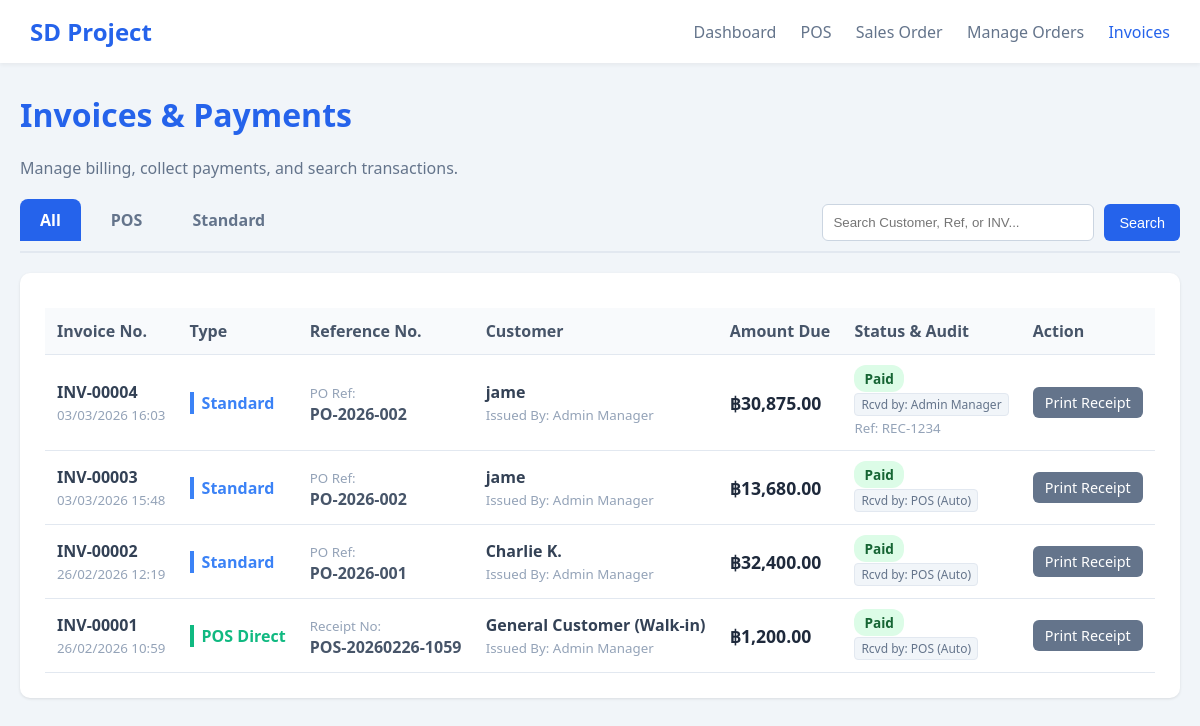
Before: /view_invoices.php (signed in) with the older database file.
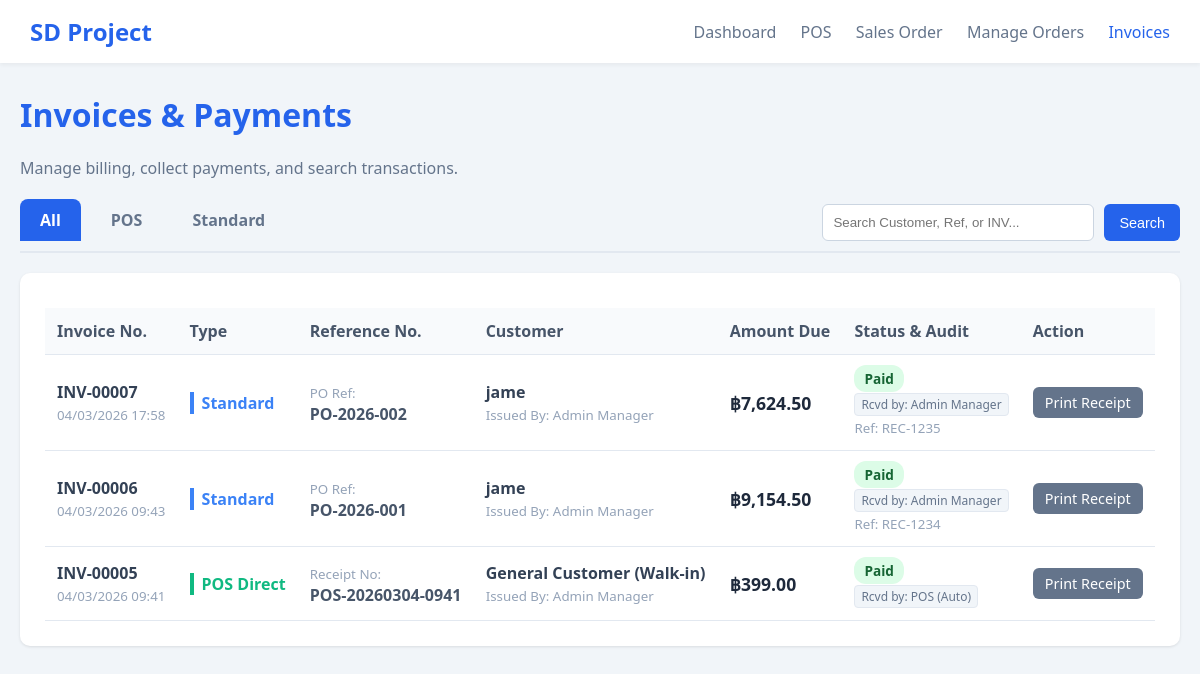
After: the same page with the newer database file.
### tables this page shows
CREATE TABLE `Invoices` (
  `invoice_id` int NOT NULL,
  `order_id` int NOT NULL,
  `invoice_type` enum('Standard','Direct') DEFAULT 'Standard',
  `invoice_date` datetime DEFAULT CURRENT_TIMESTAMP,
  `payment_status` enum('Pending','Paid','Cash') DEFAULT 'Pending',
  `issued_by` int DEFAULT NULL,
  `payment_method` varchar(50) DEFAULT 'Cash',
  `payment_date` datetime DEFAULT NULL,
  `transaction_id` varchar(100) DEFAULT NULL,
  `amount_received` decimal(10,2) DEFAULT NULL,
  `received_by` int DEFAULT NULL
);

CREATE TABLE `Orders` (
  `order_id` int NOT NULL,
  `po_ref` varchar(50) DEFAULT NULL,
  `order_type` enum('Standard','Direct') DEFAULT 'Standard',
  `customer_id` int NOT NULL,
  `employee_id` int NOT NULL,
  `order_date` datetime DEFAULT CURRENT_TIMESTAMP,
  `total_amount` decimal(10,2) DEFAULT '0.00',
  `discount_amount` decimal(10,2) DEFAULT '0.00',
  `net_total` decimal(10,2) DEFAULT '0.00',
  `status` enum('Pending','Shipped','Cancelled') DEFAULT 'Pending',
  `updated_at` datetime DEFAULT NULL ON UPDATE CURRENT_TIMESTAMP,
  `updated_by` int DEFAULT NULL,
  `is_deleted` tinyint(1) DEFAULT '0',
  `deleted_by` int DEFAULT NULL,
  `deleted_at` datetime DEFAULT NULL,
  `shipping_company` varchar(100) DEFAULT NULL,
  `tracking_number` varchar(100) DEFAULT NULL
);

CREATE TABLE `Customers` (
  `customer_id` int NOT NULL,
  `contact_name` varchar(100) NOT NULL,
  `address` text,
  `membership_level` enum('Standard','Premium') DEFAULT 'Standard',
  `is_deleted` tinyint(1) DEFAULT '0',
  `created_by` int DEFAULT NULL,
  `created_at` datetime DEFAULT CURRENT_TIMESTAMP,
  `deleted_by` int DEFAULT NULL,
  `deleted_at` datetime DEFAULT NULL
);

CREATE TABLE `Employees` (
  `employee_id` int NOT NULL,
  `employee_name` varchar(100) NOT NULL,
  `username` varchar(50) NOT NULL,
  `password` varchar(255) NOT NULL,
  `role` enum('Manager','Sales','Inventory') NOT NULL,
  `is_deleted` tinyint(1) DEFAULT '0',
  `created_at` datetime DEFAULT CURRENT_TIMESTAMP,
  `created_by` int DEFAULT NULL,
  `deleted_by` int DEFAULT NULL,
  `deleted_at` datetime DEFAULT NULL
);

### view_invoices.php (the view, shortened to what the changed rows need)
<?php
include 'db_connect.php';
$search = isset($_GET['search']) ? trim($_GET['search']) : '';
$where_clause = "1=1";
$sql = "SELECT i.*, o.po_ref, o.net_total, c.contact_name,
               e.employee_name as issuer_name, r.employee_name as receiver_name
        FROM Invoices i
        JOIN Orders o ON i.order_id = o.order_id
        JOIN Customers c ON o.customer_id = c.customer_id
        LEFT JOIN Employees e ON i.issued_by = e.employee_id
        LEFT JOIN Employees r ON i.received_by = r.employee_id
        WHERE $where_clause
        ORDER BY i.invoice_id DESC";
$invoices = $conn->query($sql);
?>
<!DOCTYPE html>
<html lang="en">
<head>
    <link rel="stylesheet" href="style.css">
</head>
<body>
<div class="container">
    <div style="margin-bottom: 20px;">
        <h1 style="color: #2563eb;">Invoices & Payments</h1>
    </div>
    <div class="card">
        <table style="width: 100%; text-align: left;">
            <thead>
                <tr>
                    <th>Invoice No.</th>
                    <th>Type</th>
                    <th>Reference No.</th> <th>Customer</th>
                    <th>Amount Due</th>
                    <th>Status & Audit</th>
                    <th>Action</th>
                </tr>
            </thead>
            <tbody>
                <?php if($invoices->num_rows > 0): ?>
                    <?php while($inv = $invoices->fetch_assoc()): ?>
                    <tr>
                        <td>
                            <strong>INV-<?php echo str_pad($inv['invoice_id'], 5, '0', STR_PAD_LEFT); ?></strong><br>
                            <small style="color: #94a3b8;"><?php echo date('d/m/Y H:i', strtotime($inv['invoice_date'])); ?></small>
                        </td>
                        <td>
                            <?php if($inv['invoice_type'] == 'Standard'): ?>
                                <span class="type-std">Standard</span>
                            <?php else: ?>
                                <span class="type-dir">POS Direct</span>
                            <?php endif; ?>
                        </td>
                        <td>
                            <?php if($inv['invoice_type'] == 'Standard'): ?>
                                <small style="color: #94a3b8;">PO Ref:</small><br>
                                <span style="color: #475569; font-weight: bold;"><?php echo $inv['po_ref']; ?></span>
                            <?php else: ?>
                                <small style="color: #94a3b8;">Receipt No:</small><br>
                                <span style="color: #475569; font-weight: bold;"><?php echo $inv['po_ref']; ?></span>
                            <?php endif; ?>
                        </td>
                        <td>
                            <strong><?php echo $inv['contact_name']; ?></strong><br>
                            <small style="color: #94a3b8;">Issued By: <?php echo $inv['issuer_name'] ? $inv['issuer_name'] : 'System Auto'; ?></small>
                        </td>
                        <td style="font-size: 1.1em; font-weight: bold; color: #1e293b;">
                            ฿<?php echo number_format($inv['net_total'], 2); ?>
                        </td>
                        <td>
                            <?php if($inv['payment_status'] == 'Pending'): ?>
                                <span class="badge-pending">Pending Payment</span>
                            <?php else: ?>
                                <span class="badge-paid">Paid</span><br>
                                <?php if($inv['receiver_name']): ?>
                                    <div class="audit-tag">Rcvd by: <?php echo $inv['receiver_name']; ?></div><br>
                                    <small style="color: #94a3b8;">Ref: <?php echo $inv['transaction_id']; ?></small>
                                <?php else: ?>
                                    <div class="audit-tag">Rcvd by: POS (Auto)</div>
                                <?php endif; ?>
                            <?php endif; ?>
                        </td>
                        <td>
                            <?php if($inv['payment_status'] == 'Pending'): ?>
                                <button onclick="openPaymentModal(<?php echo $inv['invoice_id']; ?>, <?php echo $inv['net_total']; ?>, 'INV-<?php echo str_pad($inv['invoice_id'], 5, '0', STR_PAD_LEFT); ?>')" class="btn btn-success" style="padding: 6px 12px; margin-bottom: 5px;">Receive Payment</button>
                                <br>
                            <?php else: ?>
                                <a href="print_receipt.php?id=<?php echo $inv['invoice_id']; ?>" target="_blank" class="btn btn-secondary" style="padding: 6px 12px; display: inline-block;">Print Receipt</a>
                            <?php endif; ?>
                        </td>
                    </tr>
                    <?php endwhile; ?>
                <?php else: ?>
                    <tr><td colspan="7" style="text-align: center; color: #64748b; padding: 30px;">
                        <?php echo ($search != '') ? 'No invoices found matching "<b>' . htmlspecialchars($search) . '</b>"' : 'No invoices found in this category.'; ?>
                    </td></tr>
                <?php endif; ?>
            </tbody>
        </table>
    </div>
</div>
</body>
</html>

Changed rows visible on the page:
removed invoices: invoice_id "00004", invoice_date "03/03/2026 16:03", invoice_type "Standard", order.po_ref "PO-2026-002", customers.contact_name "jame", issued_by.employee_name "Admin Manager", order.net_total "30,875.00", transaction "REC-1234"
removed invoices: invoice_id "00003", invoice_date "03/03/2026 15:48", invoice_type "Standard", order.po_ref "PO-2026-002", customers.contact_name "jame", issued_by.employee_name "Admin Manager", order.net_total "13,680.00", payment_status "Paid"
removed invoices: invoice_id "00002", invoice_date "26/02/2026 12:19", invoice_type "Standard", order.po_ref "PO-2026-001", customers.contact_name "Charlie K.", issued_by.employee_name "Admin Manager", order.net_total "32,400.00", payment_status "Paid"
removed invoices: invoice_id "00001", invoice_date "26/02/2026 10:59", invoice_type "POS Direct", order.po_ref "POS-20260226-1059", customers.contact_name "General Customer (Walk-in)", issued_by.employee_name "Admin Manager", order.net_total "1,200.00", payment_status "Paid"
added invoices: invoice_id "00007", invoice_date "04/03/2026 17:58", invoice_type "Standard", order.po_ref "PO-2026-002", customers.contact_name "jame", issued_by.employee_name "Admin Manager", order.net_total "7,624.50", transaction "REC-1235"
added invoices: invoice_id "00006", invoice_date "04/03/2026 09:43", invoice_type "Standard", order.po_ref "PO-2026-001", customers.contact_name "jame", issued_by.employee_name "Admin Manager", order.net_total "9,154.50", transaction "REC-1234"
added invoices: invoice_id "00005", invoice_date "04/03/2026 09:41", invoice_type "POS Direct", order.po_ref "POS-20260304-0941", customers.contact_name "General Customer (Walk-in)", issued_by.employee_name "Admin Manager", order.net_total "399.00", payment_status "Paid"
